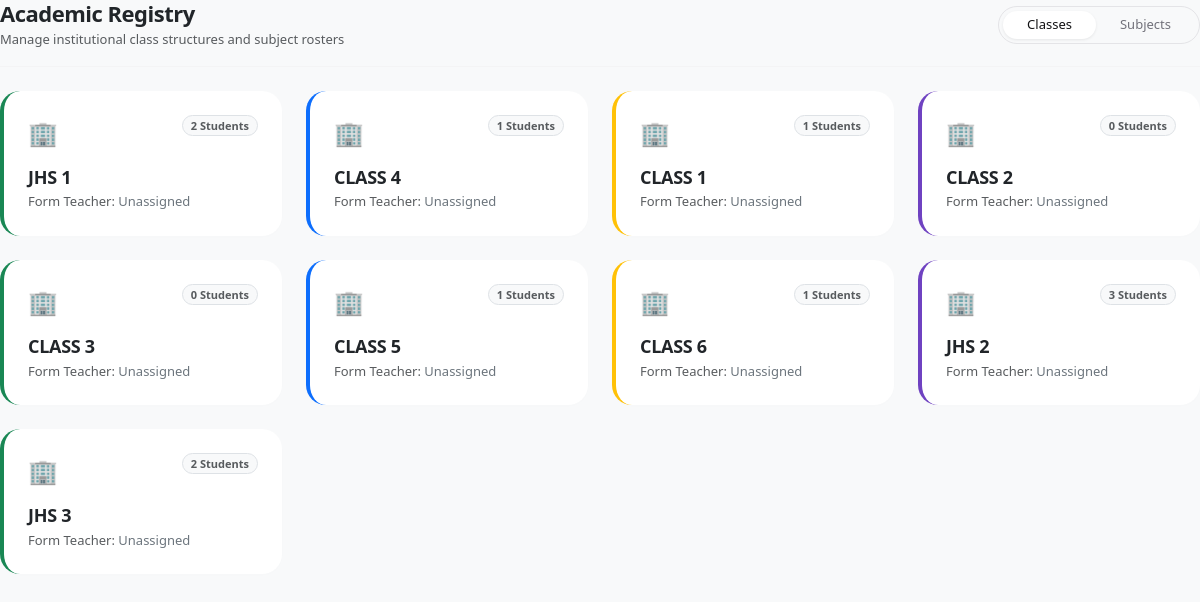
Before: /classes-subjects/ with the older database file.
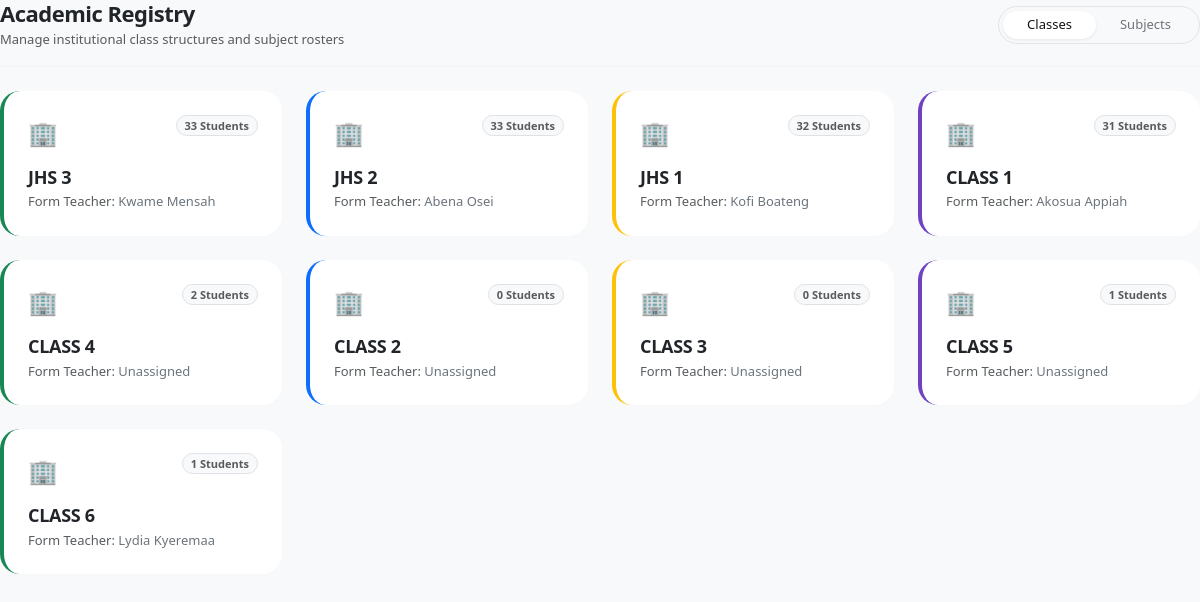
After: the same page with the newer database file.
### sis/models.py (models this page shows, shortened)
class ClassRoom(models.Model):
    class_name = models.CharField(max_length=50, unique=True)
    order = models.PositiveIntegerField(
        default=0,
        help_text="Used to sort classes hierarchically (e.g., Class 1 = 1, JHS 3 = 9)"
    )
    form_master = models.ForeignKey('StaffProfile', on_delete=models.SET_NULL, null=True, blank=True, related_name='managed_class')
    class Meta:
        ordering = ['order']

class StaffProfile(models.Model):
    TITLE_CHOICES = [
        ('Mr.', 'Mr.'),
        ('Mrs.', 'Mrs.'),
        ('Ms.', 'Ms.'),
        ('Dr.', 'Dr.'),
        ('Rev.', 'Rev.'),
    ]
    GENDER_CHOICES = [
        ('Male', 'Male'),
        ('Female', 'Female'),
    ]
    EMPLOYMENT_CHOICES = [
        ('Permanent', 'Permanent'),
        ('Contract', 'Contract'),
    ]
    title = models.CharField(max_length=20, choices=TITLE_CHOICES, default='Mr.')
    first_name = models.CharField(max_length=100, default='')
    last_name = models.CharField(max_length=100, default='')
    other_names = models.CharField(max_length=100, blank=True, null=True, default='')
    staff_id = models.CharField(max_length=50, unique=True, default='')
    user = models.OneToOneField(User, on_delete=models.CASCADE, related_name='staff_profile', null=True, blank=True)
    gender = models.CharField(max_length=10, choices=GENDER_CHOICES, default='Male')
    dob = models.DateField(verbose_name="Date of Birth", default=date.today)
    designation = models.ForeignKey(Designation, on_delete=models.SET_NULL, null=True, blank=True)
    ssnit_id = models.CharField(max_length=50, blank=True, null=True, verbose_name="SSNIT ID")
    phone_number = models.CharField(max_length=15, blank=True, null=True, verbose_name="Phone Number")
    email = models.EmailField(unique=True)
    employment_type = models.CharField(max_length=50, choices=EMPLOYMENT_CHOICES, default='Permanent')
    date_of_appointment = models.DateField(default=date.today)
    year_of_last_promotion = models.IntegerField(blank=True, null=True)
    department = models.ForeignKey(Department, on_delete=models.SET_NULL, null=True, blank=True)
    qualification = models.CharField(max_length=150, default='')
    certificate = models.CharField(max_length=150, default='')
    name_of_institution_completed = models.CharField(max_length=255, default='')
    year_completed = models.IntegerField(default=2000)
    profile_picture = models.ImageField(upload_to=get_staff_photo_path, max_length=100, blank=True, null=True)
    address = models.TextField(blank=True, null=True, verbose_name="Residential Address")
    form_class = models.OneToOneField('ClassRoom', on_delete=models.SET_NULL, null=True, blank=True, related_name='form_teacher')
    subject_areas = models.ManyToManyField('Subject', blank=True, related_name='teachers', help_text="Select all subjects this staff member is assigned to teach.")

### sis/views.py (the view)
# urls.py: path('classes-subjects/', classes_subjects_hub, name='classes_subjects_hub'),
def classes_subjects_hub(request):
    classes_list = ClassRoom.objects.annotate(
        student_count=Count('students')
    ).order_by('-order')
    unique_subjects = Subject.objects.all().order_by('subject_name')
    return render(request, 'sis/classes_subjects_hub.html', {
        'classes': classes_list,
        'subjects': unique_subjects,
    })

### sis/context_processors.py (called while the page is built, shortened)
def staff_context(request):
    return {}

### sis/templates/sis/classes_subjects_hub.html (shortened to what this page needs)
{% extends 'sis/base.html' %}
{% block content %}
<div class="d-flex flex-column flex-sm-row align-items-sm-center justify-content-between mb-4 border-bottom pb-3 gap-3" style="border-color: #f4f4f5 !important;">
    <div>
        <h4 class="fw-bold text-dark mb-1" style="font-size: 22px; letter-spacing: -0.5px;">Academic Registry</h4>
        <p class="text-muted mb-0" style="font-size: 13px;">Manage institutional class structures and subject rosters</p>
    </div>
    <ul class="nav nav-pills bg-light p-1 rounded-pill border" id="academicTab" role="tablist" style="max-width: fit-content; border-color: #e4e4e7 !important;">
        <li class="nav-item" role="presentation">
            <button class="nav-link active rounded-pill px-4 py-1 fw-medium" id="classes-tab" data-bs-toggle="tab" data-bs-target="#classes-panel" type="button" role="tab" aria-controls="classes-panel" aria-selected="true" style="font-size: 13px;">Classes</button>
        </li>
        <li class="nav-item" role="presentation">
            <button class="nav-link rounded-pill px-4 py-1 fw-medium" id="subjects-tab" data-bs-toggle="tab" data-bs-target="#subjects-panel" type="button" role="tab" aria-controls="subjects-panel" aria-selected="false" style="font-size: 13px;">Subjects</button>
        </li>
    </ul>
</div>
<div class="tab-content" id="academicTabContent">
    <div class="tab-pane fade show active" id="classes-panel" role="tabpanel" aria-labelledby="classes-tab">
        <div class="row g-4">
            {% for class_obj in classes %}
            <div class="col-12 col-md-6 col-lg-4 col-xl-3">
                <div class="card border-0 p-4 h-100 position-relative transition-card"
                     style="border-radius: 20px; cursor: pointer; box-shadow: 0 1px 3px rgba(0,0,0,0.01); background-color: #ffffff; border-left: 4px solid {% cycle '#198754' '#0d6efd' '#ffc107' '#6f42c1' %} !important;">
                    <div class="d-flex align-items-start justify-content-between mb-3">
                        <span class="fs-4">🏢</span>
                        <span class="badge bg-light border text-muted px-2 py-1 rounded-pill" style="font-size: 11px;">{{ class_obj.student_count|default:"0" }} Students</span>
                    </div>
                    <h5 class="fw-bold text-dark mb-1" style="font-size: 18px; letter-spacing: -0.3px;">{{ class_obj.class_name }}</h5>
                    <p class="text-muted mb-0" style="font-size: 13px;">Form Teacher: <span class="fw-medium text-secondary">{{ class_obj.form_teacher.first_name|default:"" }} {{ class_obj.form_teacher.last_name|default:"Unassigned" }}</span></p>
                </div>
            </div>
            {% empty %}
            <div class="col-12 text-center py-5 text-muted">No institutional classes registered yet.</div>
            {% endfor %}
        </div>
    </div>
</div>
{% endblock %}

Changed rows visible on the page:
changed ClassRoom "JHS 3": student_count "2" → "33"; form_teacher.first_name (not shown) → "Kwame"; form_teacher.last_name "Unassigned" → "Mensah"; moves up the list
changed ClassRoom "JHS 2": student_count "3" → "33"; form_teacher.first_name (not shown) → "Abena"; form_teacher.last_name "Unassigned" → "Osei"; moves up the list
changed ClassRoom "JHS 1": student_count "2" → "32"; form_teacher.first_name (not shown) → "Kofi"; form_teacher.last_name "Unassigned" → "Boateng"
changed ClassRoom "CLASS 1": student_count "1" → "31"; form_teacher.first_name (not shown) → "Akosua"; form_teacher.last_name "Unassigned" → "Appiah"; moves down the list
computed for ClassRoom "CLASS 4": student_count "1" → "2"
shown differently, row unchanged: ClassRoom "CLASS 6": form_teacher.first_name (not shown) → "Lydia"; form_teacher.last_name "Unassigned" → "Kyeremaa"
